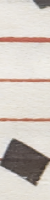
#> input picture position_dataset/l1/CF_12_7_4.png, 50 x 200 px, given in place of stave__bb.png, which was not available
$ python cv-test.py
#> lines starting #> are read from the running program, lines starting #| are printed output that depends on the picture; after the words box and inside, x2 and y2 are one past the last pixel; in counts of white or black regions, pixels touching at a corner belong together; pictures that were not available may be replaced by others from this repository, and a replacement may not be noted
########################################
#
#   CURRENT FUNCTIONING PARAMETER VALUES
#   ------------------------------------
#
#   Erosion dimensions: 3 3
#   Erosion iterations: 5
#   Max line gap: 25
#
#   PAST VALUES
#   ------------------------------------
#
#   (4,4), 3, 25 |

import cv2 as cv
import numpy as np
import random
import matplotlib.pyplot as plt


print("Enter stave number: ")
num = input().strip()
print("Erosion dimensions: ")
erode = input()
erode_list = erode.split()
print("Erosion iterations: ")
iter = int(input().strip())
#> the answer given: 3
print("Max line gap: ")
gap = int(input().strip())
#> the answer given: 3

image = cv.imread(f'./stave_boxes/stave_{ num }_bb.png')
#> image is the input picture: shape (200, 50, 3); mean B, G, R 191, 198.1, 206.5
img_copy = image.copy()
img_line = cv.imread(f'./stave_boxes_lines/stave_lines_{ num }_bb.png')
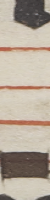
#> input picture position_dataset/l1/CF_14_2_12.png, 50 x 200 px, given in place of stave_lines__bb.png, which was not available
#> img_line is the input picture: shape (200, 50, 3); mean B, G, R 153.2, 167.3, 179.6
img_glyphs = cv.imread(f'./stave_boxes_glyphs/stave_glyphs_{ num }_bb.png')

n, m, r = image.shape
#> n = 200; m = 50; r = 3

# cv.imshow('Copy', img_copy)
# cv.waitKey(0)

grayscale = cv.cvtColor(image, cv.COLOR_BGR2GRAY)
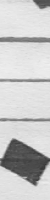
#> grayscale: shape (200, 50); min 57, max 240, mean 199.8
gray_line = cv.cvtColor(img_line, cv.COLOR_BGR2GRAY)
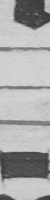
#> gray_line: shape (200, 50); min 55, max 217, mean 169.4
gray_glyph = cv.cvtColor(img_glyphs, cv.COLOR_BGR2GRAY)


ret, thresh = cv.threshold(grayscale,180,255,cv.THRESH_BINARY_INV)
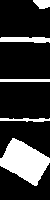
#> thresh: shape (200, 50); 20.4% white; 5 white regions, box (x1, y1, x2, y2) and area: (0, 138, 50, 186) 1383, (0, 37, 50, 43) 254, (0, 79, 50, 82) 150, (0, 118, 50, 122) 136, (33, 0, 50, 9) 119

ret2, thresh_glyph = cv.threshold(gray_glyph,200,255,cv.THRESH_BINARY_INV)
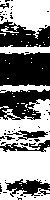
#> thresh_glyph: shape (200, 50); 54.2% white; 59 black regions (51 under 20 px), largest, box (x1, y1, x2, y2) and area: (0, 52, 50, 86) 1598, (0, 89, 50, 120) 1006, (0, 20, 50, 47) 896

# cv.imshow('glyphs', thresh_glyph)


edges = cv.Canny(gray_line, 50, 150, apertureSize = 3)
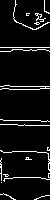
#> edges: shape (200, 50); 6.7% white in thin lines or dots
lines = cv.HoughLinesP(edges, 1, np.pi/180, 100, minLineLength = 100, maxLineGap = gap)
#> lines = None

lines = np.array(lines)

# stave_coords = stave_coords[np.argsort(stave_coords[:,1])]

#> (the run stopped early here; a loop or call above may not have finished)
